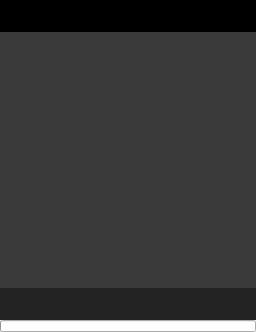
            <widget class="QWidget" name="Preview_Widget" native="true">
             <property name="sizePolicy">
              <sizepolicy hsizetype="Fixed" vsizetype="Fixed">
               <horstretch>0</horstretch>
               <verstretch>0</verstretch>
              </sizepolicy>
             </property>
             <property name="minimumSize">
              <size>
               <width>256</width>
               <height>332</height>
              </size>
             </property>
             <property name="maximumSize">
              <size>
               <width>256</width>
               <height>332</height>
              </size>
             </property>
             <layout class="QVBoxLayout" name="verticalLayout_8">
              <property name="spacing">
               <number>0</number>
              </property>
              <property name="margin">
               <number>0</number>
              </property>
              <item>
               <widget class="QLabel" name="SLiB_shaderName">
                <property name="sizePolicy">
                 <sizepolicy hsizetype="Fixed" vsizetype="Fixed">
                  <horstretch>0</horstretch>
                  <verstretch>0</verstretch>
                 </sizepolicy>
                </property>
                <property name="minimumSize">
                 <size>
                  <width>256</width>
                  <height>32</height>
                 </size>
                </property>
                <property name="maximumSize">
                 <size>
                  <width>256</width>
                  <height>32</height>
                 </size>
                </property>
                <property name="styleSheet">
                 <string notr="true">background-color: rgb(0, 0, 0);</string>
                </property>
                <property name="text">
                 <string/>
                </property>
                <property name="alignment">
                 <set>Qt::AlignCenter</set>
                </property>
               </widget>
              </item>
              <item>
               <widget class="QWidget" name="RenderViewHolder" native="true">
                <property name="sizePolicy">
                 <sizepolicy hsizetype="Fixed" vsizetype="Fixed">
                  <horstretch>0</horstretch>
                  <verstretch>0</verstretch>
                 </sizepolicy>
                </property>
                <property name="minimumSize">
                 <size>
                  <width>256</width>
                  <height>256</height>
                 </size>
                </property>
                <property name="maximumSize">
                 <size>
                  <width>256</width>
                  <height>256</height>
                 </size>
                </property>
                <property name="baseSize">
                 <size>
                  <width>256</width>
                  <height>256</height>
                 </size>
                </property>
                <property name="toolTip">
                 <string> RMB for Context Menu</string>
                </property>
                <property name="styleSheet">
                 <string notr="true">background-color: rgb(58, 58, 58);
font: 12px &quot;Lucida Grande&quot;;
color: rgb(200, 200, 200);</string>
                </property>
                <layout class="QVBoxLayout" name="rv_holder">
                 <property name="spacing">
                  <number>0</number>
                 </property>
                 <property name="margin">
                  <number>0</number>
                 </property>
                 <item>
                  <widget class="QWidget" name="PrevWidget" native="true">
                   <property name="sizePolicy">
                    <sizepolicy hsizetype="Fixed" vsizetype="Fixed">
                     <horstretch>0</horstretch>
                     <verstretch>0</verstretch>
                    </sizepolicy>
                   </property>
                   <property name="minimumSize">
                    <size>
                     <width>256</width>
                     <height>256</height>
                    </size>
                   </property>
                   <property name="maximumSize">
                    <size>
                     <width>256</width>
                     <height>256</height>
                    </size>
                   </property>
                   <property name="styleSheet">
                    <string notr="true"/>
                   </property>
                   <layout class="QVBoxLayout" name="PrevLayout">
                    <property name="spacing">
                     <number>0</number>
                    </property>
                    <property name="margin">
                     <number>0</number>
                    </property>
                   </layout>
                  </widget>
                 </item>
                </layout>
               </widget>
              </item>
              <item>
               <widget class="QWidget" name="PreviewIcons_widget" native="true">
                <property name="sizePolicy">
                 <sizepolicy hsizetype="Fixed" vsizetype="Fixed">
                  <horstretch>0</horstretch>
                  <verstretch>0</verstretch>
                 </sizepolicy>
                </property>
                <property name="minimumSize">
                 <size>
                  <width>256</width>
                  <height>32</height>
                 </size>
                </property>
                <property name="baseSize">
                 <size>
                  <width>260</width>
                  <height>32</height>
                 </size>
                </property>
                <property name="styleSheet">
                 <string notr="true">background-color: rgb(35, 35, 35);
color: rgb(200, 200, 200);</string>
                </property>
                <layout class="QHBoxLayout" name="SLiB_RenderButtons">
                 <property name="spacing">
                  <number>0</number>
                 </property>
                 <property name="margin">
                  <number>0</number>
                 </property>
                 <item>
                  <widget class="QWidget" name="widget_21" native="true">
                   <property name="sizePolicy">
                    <sizepolicy hsizetype="Fixed" vsizetype="Fixed">
                     <horstretch>0</horstretch>
                     <verstretch>0</verstretch>
                    </sizepolicy>
                   </property>
                   <property name="minimumSize">
                    <size>
                     <width>32</width>
                     <height>32</height>
                    </size>
                   </property>
                   <property name="maximumSize">
                    <size>
                     <width>32</width>
                     <height>32</height>
                    </size>
                   </property>
                   <layout class="QHBoxLayout" name="SLiB_RenderButtonLayout01">
                    <property name="spacing">
                     <number>0</number>
                    </property>
                    <property name="margin">
                     <number>0</number>
                    </property>
                   </layout>
                  </widget>
                 </item>
                 <item>
                  <widget class="QWidget" name="widget_22" native="true">
                   <property name="sizePolicy">
                    <sizepolicy hsizetype="Fixed" vsizetype="Fixed">
                     <horstretch>0</horstretch>
                     <verstretch>0</verstretch>
                    </sizepolicy>
                   </property>
                   <property name="minimumSize">
                    <size>
                     <width>32</width>
                     <height>32</height>
                    </size>
                   </property>
                   <property name="maximumSize">
                    <size>
                     <width>32</width>
                     <height>32</height>
                    </size>
                   </property>
                   <layout class="QHBoxLayout" name="SLiB_RenderButtonLayout02">
                    <property name="spacing">
                     <number>0</number>
                    </property>
                    <property name="margin">
                     <number>0</number>
                    </property>
                   </layout>
                  </widget>
                 </item>
                 <item>
                  <widget class="QWidget" name="widget_23" native="true">
                   <property name="sizePolicy">
                    <sizepolicy hsizetype="Fixed" vsizetype="Fixed">
                     <horstretch>0</horstretch>
                     <verstretch>0</verstretch>
                    </sizepolicy>
                   </property>
                   <property name="minimumSize">
                    <size>
                     <width>32</width>
                     <height>32</height>
                    </size>
                   </property>
                   <property name="maximumSize">
                    <size>
                     <width>32</width>
                     <height>32</height>
                    </size>
                   </property>
                   <layout class="QHBoxLayout" name="SLiB_RenderButtonLayout03">
                    <property name="spacing">
                     <number>0</number>
                    </property>
                    <property name="margin">
                     <number>0</number>
                    </property>
                   </layout>
                  </widget>
                 </item>
                 <item>
                  <widget class="QWidget" name="widget_24" native="true">
                   <property name="sizePolicy">
                    <sizepolicy hsizetype="Fixed" vsizetype="Fixed">
                     <horstretch>0</horstretch>
                     <verstretch>0</verstretch>
                    </sizepolicy>
                   </property>
                   <property name="minimumSize">
                    <size>
                     <width>32</width>
                     <height>32</height>
                    </size>
                   </property>
                   <property name="maximumSize">
                    <size>
                     <width>32</width>
                     <height>32</height>
                    </size>
                   </property>
                   <layout class="QHBoxLayout" name="SLiB_RenderButtonLayout04">
                    <property name="spacing">
                     <number>0</number>
                    </property>
                    <property name="margin">
                     <number>0</number>
                    </property>
                   </layout>
                  </widget>
                 </item>
                 <item>
                  <widget class="QWidget" name="widget_25" native="true">
                   <property name="sizePolicy">
                    <sizepolicy hsizetype="Fixed" vsizetype="Fixed">
                     <horstretch>0</horstretch>
                     <verstretch>0</verstretch>
                    </sizepolicy>
                   </property>
                   <property name="minimumSize">
                    <size>
                     <width>32</width>
                     <height>32</height>
                    </size>
                   </property>
                   <property name="maximumSize">
                    <size>
                     <width>32</width>
                     <height>32</height>
                    </size>
                   </property>
                   <layout class="QHBoxLayout" name="SLiB_RenderButtonLayout05">
                    <property name="spacing">
                     <number>0</number>
                    </property>
                    <property name="margin">
                     <number>0</number>
                    </property>
                   </layout>
                  </widget>
                 </item>
                 <item>
                  <widget class="QWidget" name="widget_lock" native="true">
                   <property name="minimumSize">
                    <size>
                     <width>32</width>
                     <height>32</height>
                    </size>
                   </property>
                   <property name="maximumSize">
                    <size>
                     <width>32</width>
                     <height>32</height>
                    </size>
                   </property>
                   <layout class="QVBoxLayout" name="SLiB_RenderLockLayout">
                    <property name="spacing">
                     <number>0</number>
                    </property>
                    <property name="margin">
                     <number>0</number>
                    </property>
                   </layout>
                  </widget>
                 </item>
                </layout>
               </widget>
              </item>
              <item>
               <widget class="QProgressBar" name="PreviewProgress">
                <property name="sizePolicy">
                 <sizepolicy hsizetype="Fixed" vsizetype="Fixed">
                  <horstretch>0</horstretch>
                  <verstretch>0</verstretch>
                 </sizepolicy>
                </property>
                <property name="minimumSize">
                 <size>
                  <width>256</width>
                  <height>12</height>
                 </size>
                </property>
                <property name="maximumSize">
                 <size>
                  <width>256</width>
                  <height>12</height>
                 </size>
                </property>
                <property name="value">
                 <number>0</number>
                </property>
                <property name="textVisible">
                 <bool>false</bool>
                </property>
                <property name="orientation">
                 <enum>Qt::Horizontal</enum>
                </property>
                <property name="invertedAppearance">
                 <bool>false</bool>
                </property>
               </widget>
              </item>
             </layout>
            </widget>
